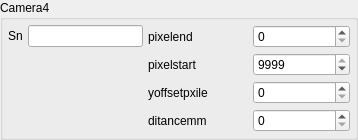
               <widget class="QGroupBox" name="groupBox_camera_4">
                <property name="minimumSize">
                 <size>
                  <width>358</width>
                  <height>0</height>
                 </size>
                </property>
                <property name="maximumSize">
                 <size>
                  <width>16777215</width>
                  <height>16777215</height>
                 </size>
                </property>
                <property name="title">
                 <string>Camera4</string>
                </property>
                <layout class="QHBoxLayout" name="horizontalLayout_9" stretch="2,3">
                 <property name="spacing">
                  <number>5</number>
                 </property>
                 <property name="leftMargin">
                  <number>5</number>
                 </property>
                 <property name="topMargin">
                  <number>5</number>
                 </property>
                 <property name="rightMargin">
                  <number>5</number>
                 </property>
                 <property name="bottomMargin">
                  <number>5</number>
                 </property>
                 <item>
                  <layout class="QVBoxLayout" name="verticalLayout_24">
                   <item>
                    <layout class="QHBoxLayout" name="horizontalLayout_cam1_4">
                     <item>
                      <widget class="QLabel" name="label_Camera_4">
                       <property name="text">
                        <string>Sn</string>
                       </property>
                      </widget>
                     </item>
                     <item>
                      <widget class="QLineEdit" name="lineEdit_Camera_4">
                       <property name="text">
                        <string/>
                       </property>
                      </widget>
                     </item>
                    </layout>
                   </item>
                   <item>
                    <spacer name="verticalSpacer_cam_4">
                     <property name="orientation">
                      <enum>Qt::Vertical</enum>
                     </property>
                     <property name="sizeHint" stdset="0">
                      <size>
                       <width>20</width>
                       <height>40</height>
                      </size>
                     </property>
                    </spacer>
                   </item>
                  </layout>
                 </item>
                 <item>
                  <layout class="QVBoxLayout" name="verticalLayout_13">
                   <item>
                    <layout class="QHBoxLayout" name="horizontalLayout_pixelend_4">
                     <item>
                      <widget class="QLabel" name="label_pixelend_4">
                       <property name="minimumSize">
                        <size>
                         <width>100</width>
                         <height>0</height>
                        </size>
                       </property>
                       <property name="text">
                        <string>pixelend</string>
                       </property>
                      </widget>
                     </item>
                     <item>
                      <widget class="QSpinBox" name="spinBox_pixelend_4">
                       <property name="minimumSize">
                        <size>
                         <width>70</width>
                         <height>0</height>
                        </size>
                       </property>
                       <property name="maximumSize">
                        <size>
                         <width>100</width>
                         <height>16777215</height>
                        </size>
                       </property>
                       <property name="maximum">
                        <number>9999</number>
                       </property>
                      </widget>
                     </item>
                    </layout>
                   </item>
                   <item>
                    <layout class="QHBoxLayout" name="horizontalLayout_pixelstart_4">
                     <item>
                      <widget class="QLabel" name="label_pixelstart_4">
                       <property name="minimumSize">
                        <size>
                         <width>100</width>
                         <height>0</height>
                        </size>
                       </property>
                       <property name="text">
                        <string>pixelstart</string>
                       </property>
                      </widget>
                     </item>
                     <item>
                      <widget class="QSpinBox" name="spinBox_pixelstart_4">
                       <property name="minimumSize">
                        <size>
                         <width>70</width>
                         <height>0</height>
                        </size>
                       </property>
                       <property name="maximumSize">
                        <size>
                         <width>100</width>
                         <height>16777215</height>
                        </size>
                       </property>
                       <property name="maximum">
                        <number>9999</number>
                       </property>
                       <property name="value">
                        <number>9999</number>
                       </property>
                      </widget>
                     </item>
                    </layout>
                   </item>
                   <item>
                    <layout class="QHBoxLayout" name="horizontalLayout_yoffsetpxile_4">
                     <item>
                      <widget class="QLabel" name="label_yoffsetpxile_4">
                       <property name="minimumSize">
                        <size>
                         <width>100</width>
                         <height>0</height>
                        </size>
                       </property>
                       <property name="text">
                        <string>yoffsetpxile</string>
                       </property>
                      </widget>
                     </item>
                     <item>
                      <widget class="QSpinBox" name="spinBox_yoffsetpxile_4">
                       <property name="minimumSize">
                        <size>
                         <width>70</width>
                         <height>0</height>
                        </size>
                       </property>
                       <property name="maximumSize">
                        <size>
                         <width>100</width>
                         <height>16777215</height>
                        </size>
                       </property>
                       <property name="maximum">
                        <number>9999</number>
                       </property>
                      </widget>
                     </item>
                    </layout>
                   </item>
                   <item>
                    <layout class="QHBoxLayout" name="horizontalLayout_ditancemm_4">
                     <item>
                      <widget class="QLabel" name="label_ditancemm_4">
                       <property name="minimumSize">
                        <size>
                         <width>100</width>
                         <height>0</height>
                        </size>
                       </property>
                       <property name="text">
                        <string>ditancemm</string>
                       </property>
                      </widget>
                     </item>
                     <item>
                      <widget class="QSpinBox" name="spinBox_ditancemm_4">
                       <property name="minimumSize">
                        <size>
                         <width>70</width>
                         <height>0</height>
                        </size>
                       </property>
                       <property name="maximumSize">
                        <size>
                         <width>100</width>
                         <height>16777215</height>
                        </size>
                       </property>
                       <property name="maximum">
                        <number>9999</number>
                       </property>
                      </widget>
                     </item>
                    </layout>
                   </item>
                  </layout>
                 </item>
                </layout>
               </widget>
